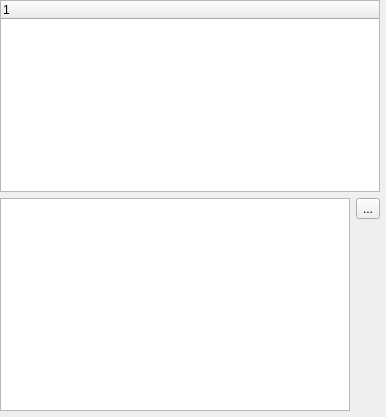
<?xml version="1.0" encoding="UTF-8"?>
<ui version="4.0">
 <class>OutputPatchEditor</class>
 <widget class="QWidget" name="OutputPatchEditor">
  <property name="geometry">
   <rect>
    <x>0</x>
    <y>0</y>
    <width>386</width>
    <height>417</height>
   </rect>
  </property>
  <property name="windowTitle">
   <string>Output patch editor</string>
  </property>
  <layout class="QGridLayout" name="gridLayout">
   <property name="leftMargin">
    <number>0</number>
   </property>
   <property name="topMargin">
    <number>0</number>
   </property>
   <property name="rightMargin">
    <number>6</number>
   </property>
   <property name="bottomMargin">
    <number>6</number>
   </property>
   <item row="0" column="0" colspan="2">
    <widget class="QTreeWidget" name="m_tree">
     <property name="sizePolicy">
      <sizepolicy hsizetype="Expanding" vsizetype="Expanding">
       <horstretch>0</horstretch>
       <verstretch>0</verstretch>
      </sizepolicy>
     </property>
     <property name="allColumnsShowFocus">
      <bool>true</bool>
     </property>
     <column>
      <property name="text">
       <string notr="true">1</string>
      </property>
     </column>
    </widget>
   </item>
   <item row="1" column="0" rowspan="2">
    <widget class="QTextBrowser" name="m_infoBrowser">
     <property name="toolTip">
      <string>Information related to the currently selected plugin or output</string>
     </property>
     <property name="openLinks">
      <bool>false</bool>
     </property>
    </widget>
   </item>
   <item row="1" column="1">
    <widget class="QToolButton" name="m_configureButton">
     <property name="toolTip">
      <string>Configure the selected plugin/output</string>
     </property>
     <property name="text">
      <string notr="true">...</string>
     </property>
     <property name="icon">
      <iconset resource="qlcui.qrc">
       <normaloff>:/configure.png</normaloff>:/configure.png</iconset>
     </property>
     <property name="iconSize">
      <size>
       <width>32</width>
       <height>32</height>
      </size>
     </property>
    </widget>
   </item>
   <item row="2" column="1">
    <spacer name="verticalSpacer">
     <property name="orientation">
      <enum>Qt::Vertical</enum>
     </property>
     <property name="sizeType">
      <enum>QSizePolicy::Expanding</enum>
     </property>
     <property name="sizeHint" stdset="0">
      <size>
       <width>17</width>
       <height>106</height>
      </size>
     </property>
    </spacer>
   </item>
  </layout>
 </widget>
 <resources>
  <include location="qlcui.qrc"/>
 </resources>
 <connections/>
</ui>
